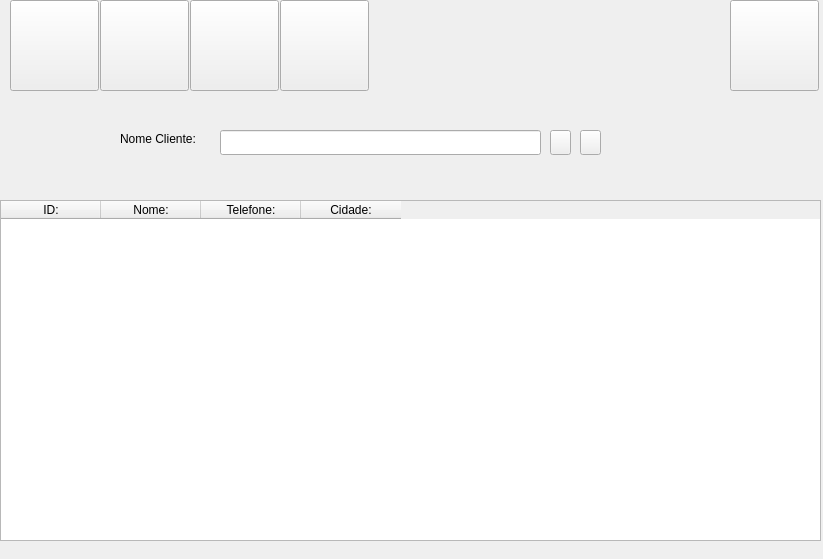
<?xml version="1.0" encoding="UTF-8"?>
<ui version="4.0">
 <class>formCliente</class>
 <widget class="QWidget" name="formCliente">
  <property name="geometry">
   <rect>
    <x>0</x>
    <y>0</y>
    <width>823</width>
    <height>559</height>
   </rect>
  </property>
  <property name="windowTitle">
   <string>Form</string>
  </property>
  <widget class="QPushButton" name="bt_adiocionar">
   <property name="geometry">
    <rect>
     <x>10</x>
     <y>0</y>
     <width>89</width>
     <height>91</height>
    </rect>
   </property>
   <property name="toolTip">
    <string>&lt;html&gt;&lt;head/&gt;&lt;body&gt;&lt;p&gt;&lt;br/&gt;&lt;/p&gt;&lt;/body&gt;&lt;/html&gt;</string>
   </property>
   <property name="styleSheet">
    <string notr="true">image: url(:/icon_adicionar/imagens/icons/adicionar.png)</string>
   </property>
   <property name="text">
    <string/>
   </property>
  </widget>
  <widget class="QPushButton" name="bt_alterar">
   <property name="geometry">
    <rect>
     <x>100</x>
     <y>0</y>
     <width>89</width>
     <height>91</height>
    </rect>
   </property>
   <property name="toolTip">
    <string>&lt;html&gt;&lt;head/&gt;&lt;body&gt;&lt;p&gt;&lt;br/&gt;&lt;/p&gt;&lt;/body&gt;&lt;/html&gt;</string>
   </property>
   <property name="styleSheet">
    <string notr="true">image: url(:/icon_alterar/imagens/icons/alterar.png)</string>
   </property>
   <property name="text">
    <string/>
   </property>
  </widget>
  <widget class="QPushButton" name="bt_consultar">
   <property name="geometry">
    <rect>
     <x>190</x>
     <y>0</y>
     <width>89</width>
     <height>91</height>
    </rect>
   </property>
   <property name="toolTip">
    <string>&lt;html&gt;&lt;head/&gt;&lt;body&gt;&lt;p&gt;&lt;br/&gt;&lt;/p&gt;&lt;/body&gt;&lt;/html&gt;</string>
   </property>
   <property name="styleSheet">
    <string notr="true">image: url(:/icon_consultar/imagens/icons/consultar.png)</string>
   </property>
   <property name="text">
    <string/>
   </property>
  </widget>
  <widget class="QPushButton" name="bt_excluir">
   <property name="geometry">
    <rect>
     <x>280</x>
     <y>0</y>
     <width>89</width>
     <height>91</height>
    </rect>
   </property>
   <property name="toolTip">
    <string>&lt;html&gt;&lt;head/&gt;&lt;body&gt;&lt;p&gt;&lt;br/&gt;&lt;/p&gt;&lt;/body&gt;&lt;/html&gt;</string>
   </property>
   <property name="styleSheet">
    <string notr="true">image: url(:/icon_excluir/imagens/icons/excluir.png)</string>
   </property>
   <property name="text">
    <string/>
   </property>
  </widget>
  <widget class="QPushButton" name="bt_retornar">
   <property name="geometry">
    <rect>
     <x>730</x>
     <y>0</y>
     <width>89</width>
     <height>91</height>
    </rect>
   </property>
   <property name="toolTip">
    <string>&lt;html&gt;&lt;head/&gt;&lt;body&gt;&lt;p&gt;&lt;br/&gt;&lt;/p&gt;&lt;/body&gt;&lt;/html&gt;</string>
   </property>
   <property name="styleSheet">
    <string notr="true">image: url(:/icon_retornar/imagens/icons/retornar.png)</string>
   </property>
   <property name="text">
    <string/>
   </property>
  </widget>
  <widget class="QPushButton" name="bt_pesquisar">
   <property name="geometry">
    <rect>
     <x>550</x>
     <y>130</y>
     <width>21</width>
     <height>25</height>
    </rect>
   </property>
   <property name="styleSheet">
    <string notr="true">image: url(:/icon_pesquisar/imagens/icons/pesquisar.png)</string>
   </property>
   <property name="text">
    <string/>
   </property>
  </widget>
  <widget class="QPushButton" name="bt_pesquisarGeral">
   <property name="geometry">
    <rect>
     <x>580</x>
     <y>130</y>
     <width>21</width>
     <height>25</height>
    </rect>
   </property>
   <property name="styleSheet">
    <string notr="true">image: url(:/icon_geral/imagens/icons/filtro.png)</string>
   </property>
   <property name="text">
    <string/>
   </property>
  </widget>
  <widget class="QTableWidget" name="tb_cliente">
   <property name="geometry">
    <rect>
     <x>0</x>
     <y>200</y>
     <width>821</width>
     <height>341</height>
    </rect>
   </property>
   <column>
    <property name="text">
     <string>ID:</string>
    </property>
   </column>
   <column>
    <property name="text">
     <string>Nome:</string>
    </property>
   </column>
   <column>
    <property name="text">
     <string>Telefone:</string>
    </property>
   </column>
   <column>
    <property name="text">
     <string>Cidade:</string>
    </property>
   </column>
  </widget>
  <widget class="QLabel" name="lb_nomeCliente">
   <property name="geometry">
    <rect>
     <x>120</x>
     <y>130</y>
     <width>91</width>
     <height>17</height>
    </rect>
   </property>
   <property name="text">
    <string>Nome Cliente:</string>
   </property>
  </widget>
  <widget class="QLineEdit" name="txt_nomeCliente">
   <property name="geometry">
    <rect>
     <x>220</x>
     <y>130</y>
     <width>321</width>
     <height>25</height>
    </rect>
   </property>
  </widget>
 </widget>
 <resources>
  <include location="icon_adicionar.qrc"/>
  <include location="icon_pesquisar.qrc"/>
  <include location="icon_geral.qrc"/>
  <include location="icon_retornar.qrc"/>
  <include location="icon_excluir.qrc"/>
  <include location="icon_consultar.qrc"/>
  <include location="icon_alterar.qrc"/>
 </resources>
 <connections/>
</ui>
